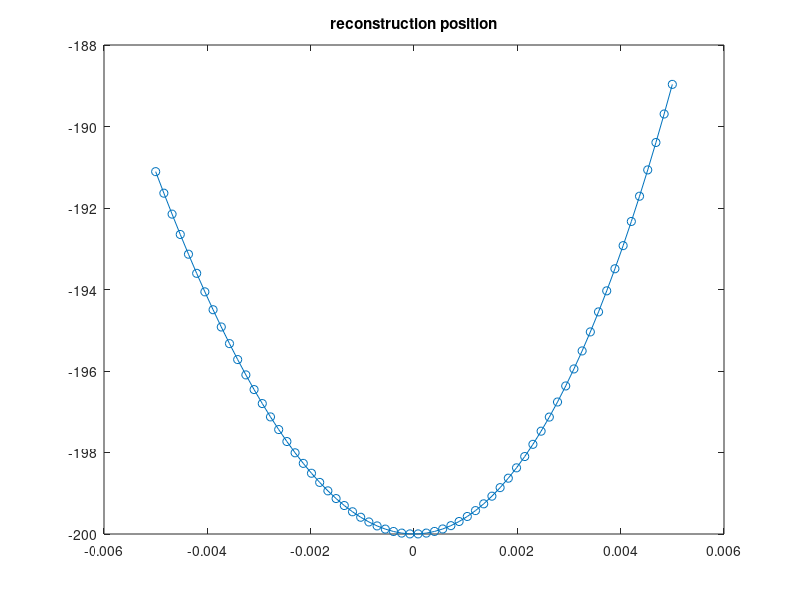
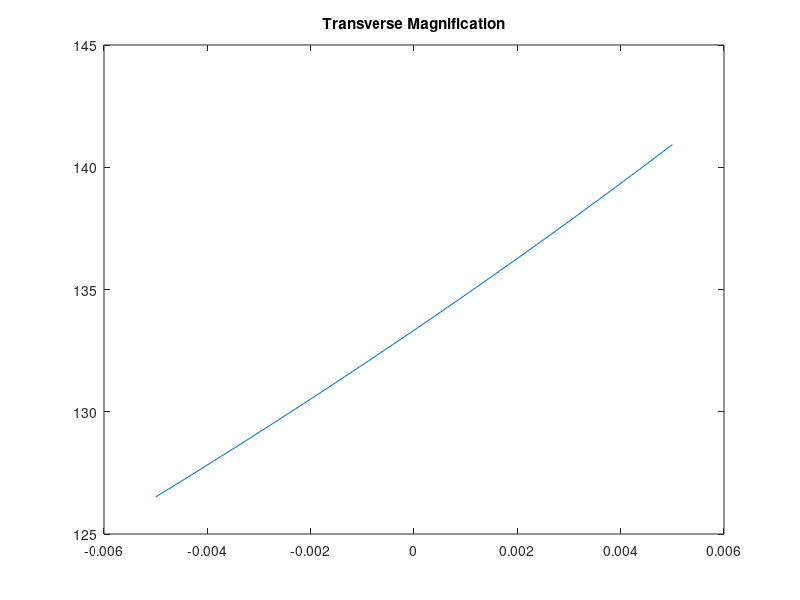
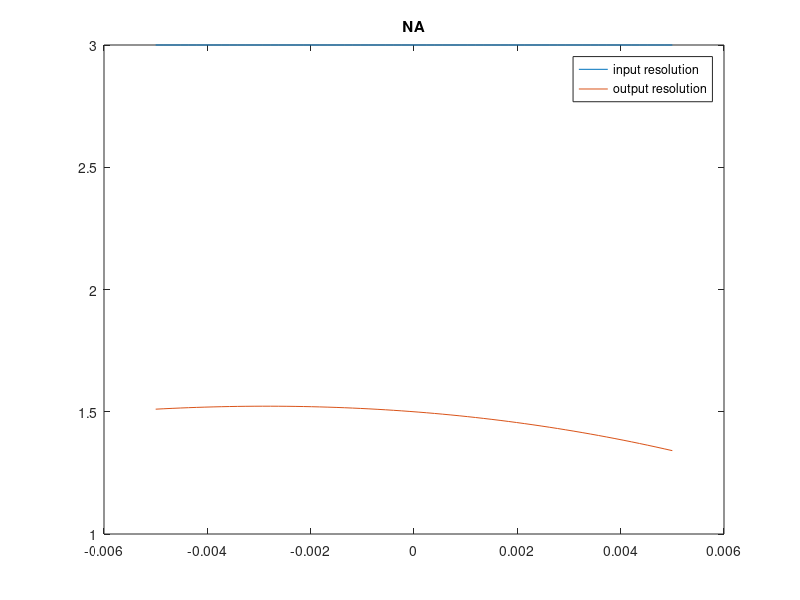

These charts were generated, in order, by the following MATLAB code:
% Some FINCH analysis
% Optics Letters 32(8) 912 (2007)
% Optics Express 19(6) p. 5047 (2011)
% units mm

fo = 3; % objective focal length
d1 = 100; % distance from objective to SLM
zh = 400; % distance from SLM to CCD
fd = 200; % focal length on SLM

dz = 1.e-3*linspace(-5,5,64); % defocus
zs = fo + dz; % distance to object

fe = zs*fo./(fo-zs);
f1 = fd*(fe+d1)./(fd-(fe+d1));

zr = (f1+zh).*(fe+d1+zh)./(f1-fe-d1);

% magnificaton and NA
Mt = zh.*fe./(zs.*(fe+d1));
Dslm = 1;
a = 0; % for a point object
Dh = Dslm*abs(1-(1-a)*zh/fd);

figure();
plot(dz,zr,'-o');
title('reconstruction position');

figure();
plot(dz,Mt);
title('Transverse Magnification');

figure();
out1 = (fo/Dslm)*ones(size(dz));
out2 = abs(zr)./(Mt*Dh);
plot(dz,out1,dz,out2);
title('NA');
legend('input resolution','output resolution');